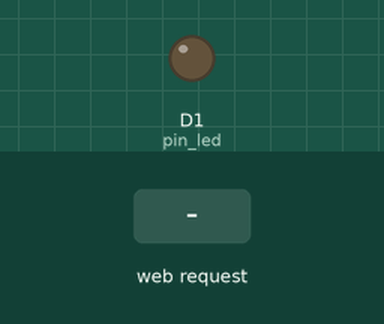
Recording of a sketch running on a simulated ESP8266 (NodeMCU). On the bench: output pins drawn as LEDs (lit = HIGH). The inputs (shaded band) are chosen by the test bench. WiFi joins after 1.5 s; servers stay silent unless stated; what the sketch prints to the serial monitor is not drawn.

Above: at 2.7 s.
2.8 s: HTTP request GET /ledstate received
At 3.7 s:
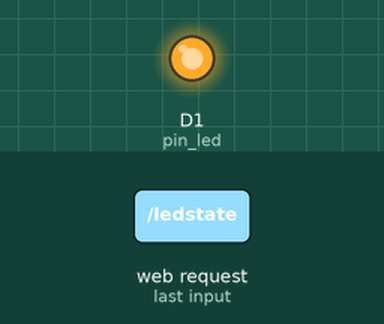
Timing chart, 0 to 5.8 s (numbered marks = the images above; inputs shaded):
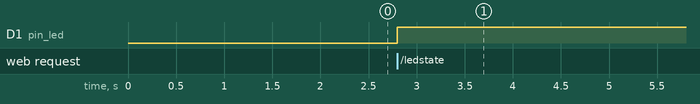

Measured:
- after the input at 2.8 s, D1 (pin_led): LOW → HIGH at once

The sketch:

LocalWeberver_controlLED_GUI.ino
```cpp
#include <ESP8266WiFi.h>
#include <ESP8266WebServer.h>

ESP8266WebServer server;
uint8_t pin_led = D1;
char* ssid = "As";
char* password = "12345678";

char webpage[] PROGMEM = R"=====(
<html>
<head>
<style>
.button {
    background-color: #008CBA;        /* Green */
    border: none;
    color: white;
    padding: 15px 32px;
    text-align: center;
    font-size: 16px;
    margin: 4px 2px;
    cursor: pointer;
    border-radius: 8px;}
.text{
  font-size: 20px;
  }

</style>
</head>
<body>
<p class="text"> LED Status: <span id="led-state">__</span> </p>
<button class="button" onclick="myFunction()"> TOGGLE </button>
</body>
<script>
function myFunction()
{
  console.log("button was clicked!");
  var xhr = new XMLHttpRequest();          //Instanciate XMLHttpRequest() class , and create object which will allow us to use asynchronus java script to send a request to the server
  var url = "/ledstate";
  xhr.onreadystatechange = function() {    // call into action when a button is press
    if (this.readyState == 4 && this.status == 200) {
      document.getElementById("led-state").innerHTML = this.responseText;
    }
  };
  xhr.open("GET", url, true);
  xhr.send();
};
document.addEventListener('DOMContentLoaded', myFunction, false);     //adding here addEventListener event , means above function runs whenevr page will load/ not compatible for all browser
</script>
</html>
)=====";

void setup()
{
  pinMode(pin_led, OUTPUT);
  WiFi.begin(ssid,password);
  Serial.begin(115200);
  while(WiFi.status()!=WL_CONNECTED)
  {
    Serial.print(".");
    delay(500);
  }
  Serial.println("");
  Serial.print("IP Address: ");
  Serial.println(WiFi.localIP());

  server.on("/",[](){server.send_P(200,"text/html", webpage);});
  server.on("/ledstate",getLEDState);
  server.begin();
}

void loop()
{
  server.handleClient();
}

void toggleLED()
{
  digitalWrite(pin_led,!digitalRead(pin_led));
}

void getLEDState()
{
  toggleLED();
  String led_state = digitalRead(pin_led) ? "ON" : "OFF";
  server.send(200,"text/plain", led_state);
}
```
